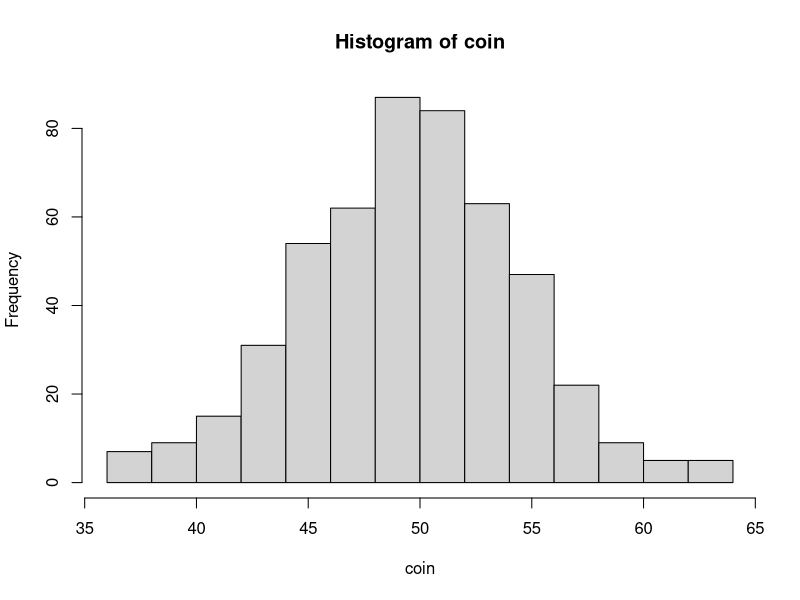
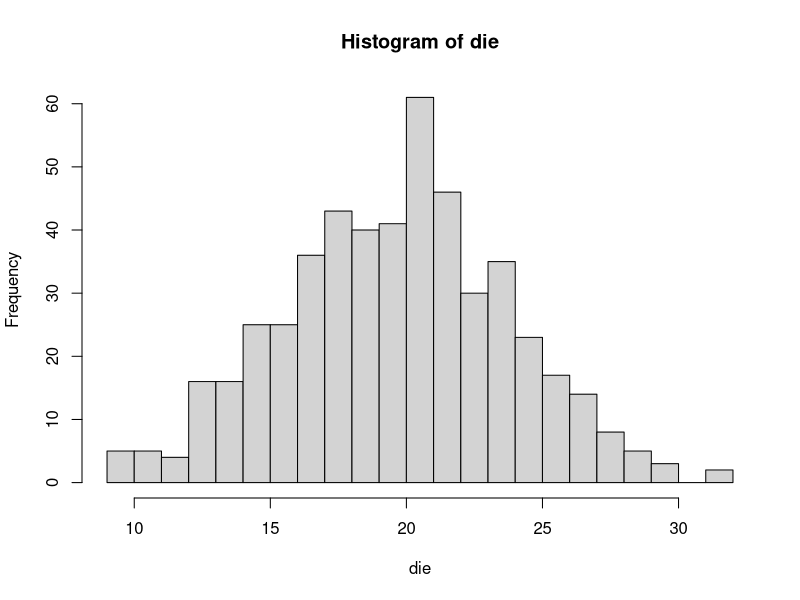

Source code (R) for these figures, in order:
########### COMBINATION

#choose(n, k) # choose k items from n items

choose(6,3)

pbinom(5,10, 0.25,lower.tai = TRUE) # Pr(X<= 5)

1- pbinom(4,10, 0.25) # Pr(X>=5)
# lower.tail: logical; if TRUE (default), probabilities are P[X = x], otherwise, P[X > x].




###########   FINDING PROBABILITY AND QUANTILE FOR NORMAL DISTRIBUTION

# slide 76

pnorm(1,lower.tail = F)

pnorm(2.3)

pnorm(1.18,lower.tail = F)

pnorm(0,lower.tail = F)

pnorm(1.96,lower.tail = F)

pnorm(-1.96)

qnorm(0.32)


#SAT example

pnorm(1800, mean = 1500, sd = sqrt(90000)) 

pnorm(1630, mean = 1500, sd = sqrt(90000), lower.tail = TRUE) # LEFT area, default

pnorm(1630, mean = 1500, sd = sqrt(90000), lower.tail = FALSE) # RIGHT area



#hypertension example

qnorm(0.1, mean = 95, sd = sqrt(144))






########################  SECTION ON R



#### Generating values that follows binomial distribution
#slide 88 - 91

y = rbinom(10, 100, 0.5); y

#finding probability
pbinom(2000, 3889, 0.531, lower.tail = TRUE) # prob(X<=2000) 

pbinom(2000, 3889, 0.531, lower.tail = FALSE) # prob(X>2000)



#finding quantile value
qbinom(0.9, 100, 0.5)

qbinom(0.98, 3889, 0.531)

#Generate a set of 6 random observations that follow N(100; 152).
IQ = rnorm(6, mean = 100, sd = 15); IQ

IQ = round(IQ, digits = 0); IQ


# binomial distribution is approximated by normal distribution:

coin = rbinom(500, 100, 0.5); coin

hist(coin, breaks = 12)

sd(coin) # should be close to n*p*(1-p) = 5 if n = 100 and  p =0.5


# another example:

die = rbinom(500, 120, 1/6); die

hist(die, breaks = 20)

sd(die) # should be close to n*p*(1-p) = sqrt(120*1/6*5/6 )


